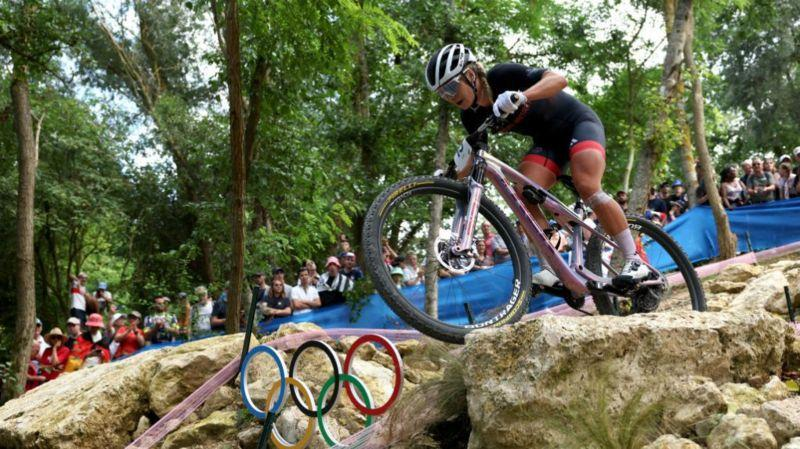
#> input picture images/47bb55f4-340d-429f-91ca-caba9351847a.jpg, 800 x 449 px; the run also reads 1 picture not shown here
$ python media_manager.py
#> lines starting #> are read from the running program, lines starting #| are printed output that depends on the picture
### legacy/python/utils/image_utils.py
"""Image processing utilities - resize, crop, rotate, convert between formats."""

import os
import cv2
import numpy as np
import requests
from io import BytesIO
from PIL import Image


IMAGE_EXTENSIONS = ('.png', '.jpg', '.jpeg', '.bmp', '.webp')
VIDEO_EXTENSIONS = ('.mp4', '.mov', '.avi', '.webm', '.mkv', '.gif')


def is_video_file(file_path: str) -> bool:
    """Check if a file is a video based on extension."""
    return file_path.lower().endswith(VIDEO_EXTENSIONS)


def is_image_file(file_path: str) -> bool:
    """Check if a file is an image based on extension."""
    return file_path.lower().endswith(IMAGE_EXTENSIONS)


# [131 lines left out: functions create_thumbnail, create_video_thumbnail, is_portrait, is_landscape, max_usful_size, resize_image and 4 more, not called in this run]


def cv2_crop_center(image, size, background=None):
    """Crop OpenCV image to specified size from center, expanding with black if needed."""
    height, width = image.shape[:2]
    new_height, new_width = size[:2]

    if new_height > height or new_width > width:
        if background is not None:
            result = background
        else:
            result = np.zeros((new_height, new_width, 3), dtype=np.uint8)

        left = (new_width - width) // 2
        top = (new_height - height) // 2
        right = left + width
        bottom = top + height

        result[top:bottom, left:right] = image
        return result
    else:
        left = (width - new_width) // 2
        top = (height - new_height) // 2
        right = left + new_width
        bottom = top + new_height
        return image[top:bottom, left:right]


def quick_read_image(image_path):
    """Quickly read an image file as OpenCV format."""
    return cv2.cvtColor(np.array(Image.open(image_path)), cv2.COLOR_RGB2BGR)


def cv2_to_pil(cv2_img):
    """Convert OpenCV image (numpy.ndarray) to PIL Image."""
    return Image.fromarray(cv2.cvtColor(cv2_img, cv2.COLOR_BGR2RGB))


# [5 lines left out: function pil_to_cv2, not called in this run]


def cv2_rotate_image(image, angle):
    """Rotate OpenCV image by specified angle (0, 90, 180, 270 optimized)."""
    if angle == 0:
        return image

    if angle == 90:
        rotated_image = cv2.transpose(image)
        rotated_image = cv2.flip(rotated_image, 1)
    elif angle == 180:
        rotated_image = cv2.flip(image, -1)
    elif angle == 270:
        rotated_image = cv2.transpose(image)
        rotated_image = cv2.flip(rotated_image, 0)
    else:
        (h, w) = image.shape[:2]
        center = (w // 2, h // 2)
        M = cv2.getRotationMatrix2D(center, angle, 1.0)
        cos = np.abs(M[0, 0])
        sin = np.abs(M[0, 1])
        new_w = int((h * sin) + (w * cos))
        new_h = int((h * cos) + (w * sin))
        M[0, 2] += (new_w / 2) - center[0]
        M[1, 2] += (new_h / 2) - center[1]
        rotated_image = cv2.warpAffine(image, M, (new_w, new_h))

    return rotated_image


# [98 lines left out: functions overlay_image, overlay_center, resize_to_target, cv_resize_to_target, not called in this run]


def cv_resize_to_target_size(src_image, target_height, target_width, resize_option):
    """Resize OpenCV image to target dimensions using fill or fit option."""
    image_height, image_width = src_image.shape[:2]

    image_aspect = image_width / image_height
    target_aspect = target_width / target_height

    if resize_option == 'fill':
        if image_aspect > target_aspect:
            new_height = target_height
            new_width = int(new_height * image_aspect)
        else:
            new_width = target_width
            new_height = int(new_width / image_aspect)
    elif resize_option == 'fit':
        if image_aspect > target_aspect:
            new_width = target_width
            new_height = int(new_width / image_aspect)
        else:
            new_height = target_height
            new_width = int(new_height * image_aspect)
    else:
        raise ValueError("Invalid resize option. Use 'fill' or 'fit'.")

    if new_width < image_width or new_height < image_height:
        interpolation = cv2.INTER_AREA
    else:
        interpolation = cv2.INTER_LANCZOS4

    resized_image = cv2.resize(src_image, (new_width, new_height), interpolation=interpolation)

    if resize_option == 'fill':
        left = (new_width - target_width) // 2
        top = (new_height - target_height) // 2
        right = left + target_width
        bottom = top + target_height
        cropped_image = resized_image[top:bottom, left:right]
        return cropped_image
    else:
        return resized_image


# [5 lines left out: function read_image_from_url, not called in this run]


def read_image_properties(image_path):
    """Read basic properties of an image or video file."""
    if is_video_file(image_path):
        return read_video_properties(image_path)

    with Image.open(image_path) as img:
#> img is the input picture: PIL image 800x449 RGB; mean R, G, B 101.9, 105.7, 82.2
        properties = {
            "format": img.format,
            "mode": img.mode,
            "size": img.size,
            "info": img.info
        }
    return properties


# [64 lines left out: functions read_video_properties, save_remote_image, create_thumbnails_for_existing_images, not called in this run]

### legacy/python/image_container.py
import base64
import hashlib
import os
# import random
import cv2
import numpy as np
from utils import cv2_crop_center, overlay_center, read_image_from_url, cv_resize_to_target_size, cv2_rotate_image, read_image_properties, is_video_file
from constants import Orientation as ConstOrientation, ScaleMode as ConstScaleMode

from typing import List, Optional, Dict, Tuple
from enum import Enum
import gc

# Global LRU cache for processed images (shared across all ImageContainers)
_processed_image_cache: Dict[str, np.ndarray] = {}
_cache_max_size = 10  # Maximum number of cached processed images
_cache_order: list = []  # Track access order for LRU eviction


def _get_cache_key(file_path: str, target_height: int, target_width: int, scale_mode: str, rotation: int) -> str:
    """Generate a hash-based cache key for processed image parameters."""
    key_str = f"{file_path}|{target_height}|{target_width}|{scale_mode}|{rotation}"
    return hashlib.md5(key_str.encode()).hexdigest()


def _cache_get(key: str) -> Optional[np.ndarray]:
    """Get item from cache and update access order."""
    if key in _processed_image_cache:
        # Move to end (most recently used)
        if key in _cache_order:
            _cache_order.remove(key)
        _cache_order.append(key)
        return _processed_image_cache[key]
    return None


def _cache_put(key: str, image: np.ndarray) -> None:
    """Put item in cache with LRU eviction."""
    global _processed_image_cache, _cache_order

    # Evict oldest if at capacity
    while len(_cache_order) >= _cache_max_size:
        oldest_key = _cache_order.pop(0)
        if oldest_key in _processed_image_cache:
            del _processed_image_cache[oldest_key]

    _processed_image_cache[key] = image
    _cache_order.append(key)


class ImageContainer:

    DEFAULT_THUMBNAIL_DIR = 'thumbnails'

    __slots__ = (
        'file_path', 'thumbnail_path', 'filename', 'source',
        '_image', '_encoded_image', 'thumbnail', 'processed_image',
        'orientation', 'is_portrait', 'target_height', 'target_width',
        'scale_mode', 'rotation', 'thumbnail_height', 'thumbnail_width',
        'has_thumbnail', 'height', 'width', 'is_video', 'video_fps', 'video_frame_count'
    )

    # Keep nested classes for backward compatibility but they now reference the shared enums
    class Orientation(Enum):
        UNSET = 'square'
        PORTRAIT = ConstOrientation.PORTRAIT.value
        LANDSCAPE = ConstOrientation.LANDSCAPE.value
        BOTH = ConstOrientation.BOTH.value

        def __eq__(self, value: object) -> bool:
            return self.value == value

        def __str__(self) -> str:
            return self.value

    class ScaleMode(Enum):
        UNSET = 'unset'
        FILL = ConstScaleMode.FILL.value
        FIT = ConstScaleMode.FIT.value

        def __eq__(self, value: object) -> bool:
            return self.value == value

        def __str__(self) -> str:
            return self.value

    class Source(Enum):
        FILE = 'file'
        URL = 'url'
        BASE64 = 'base64'
        IMAGE = 'image'

        def __eq__(self, value: object) -> bool:
            return super().__eq__(value)

        def __str__(self) -> str:
            return self.value

    #this class ImageContainer is responsible for reading file with opencv and storing the image object in the memory
    #it will keep a record of the orientation of the image
    #it will keep the original image object and the resized image object
    def __init__(self) -> None:
        #strings
        self.file_path: str = None
        self.thumbnail_path: str = None
        self.filename: str = None
        self.source: ImageContainer.Source = None

        #image data
        self._image: np.ndarray = None
        self._encoded_image = None
        self.thumbnail: np.ndarray = None
        self.processed_image: np.ndarray = None
        # self._encoded_processed_image = None

        #properties
        self.orientation = ImageContainer.Orientation.UNSET
        self.is_portrait: bool = False
        self.target_height: int = 0
        self.target_width: int = 0
        self.scale_mode = ImageContainer.ScaleMode.UNSET
        self.rotation = 0

        # Video properties
        self.is_video: bool = False
        self.video_fps: float = 30.0
        self.video_frame_count: int = 0

    # [14 lines left out: function __str__, not called in this run]

    def __eq__(self, other) -> bool:
        if not isinstance(other, ImageContainer):
            return False
        return self.filename == other.filename


    def exists(self) -> bool:
        return os.path.exists(self.file_path)

    @property
    def image(self) -> np.ndarray:
        if self._image is None:
            self.reload_image()

        return self._image

    @image.setter
    def image(self, image: np.ndarray) -> None:
        self._image = image
        if image is not None:
            self.populate_properties()


    # [12 lines of commented-out code are left out]


    def from_file(self, file_path, thumbnail_dir=None, thumbnail_width=100, thumbnail_height=100, read_image=False):
        self.source = ImageContainer.Source.FILE
        #strings
        self.file_path: str = file_path
        self.filename = os.path.basename(file_path)

        # Check if this is a video file
        self.is_video = is_video_file(file_path)

        #image data
        if read_image:
            self.reload_image()

        #properties
        self.thumbnail_height = thumbnail_height
        self.thumbnail_width = thumbnail_width

        #default actions
        self.check_for_thumbnail(thumbnail_dir)         #check if thumbnail exists, if not create one
        self.populate_properties()                      #populate the properties of the image

        return self

    # [51 lines left out: functions from_url, from_image, from_base64, not called in this run]

    def reload_image(self):
        if self._encoded_image is not None:
            print(f'Reloading image from memory')
            self._image = cv2.imdecode(self._encoded_image, cv2.IMREAD_COLOR)
            return

        if self.source == ImageContainer.Source.FILE:
            if self.exists():
                print(f'Reloading image from file {self.filename}')
                if is_video_file(self.file_path):
                    # Extract a frame from video
                    self._image = self._extract_video_frame(self.file_path)
                else:
                    self._image = cv2.imread(self.file_path)

        if self.source == ImageContainer.Source.URL:
            print(f'Reloading image from URL {self.file_path}')
            self._image = read_image_from_url(self.file_path)

        if self._image is not None:
            self._encoded_image = cv2.imencode('.jpg', self._image, [int(cv2.IMWRITE_JPEG_QUALITY), 100])[1]

    # [27 lines left out: function _extract_video_frame, not called in this run]


    def check_processing_parameters(self, target_height=None, target_width=None, scale_mode=None, angle=None):
        #if the processing parameters are different from the current processing parameters, then reprocess the image
        #this is to avoid reprocessing the image if the processing parameters are the same
        #but if the processing parameters are different, then reprocess the image

        #if any parameter is None, then use the current value
        scale_mode = scale_mode if scale_mode is not None else self.scale_mode
        angle = angle if angle is not None else self.rotation
        target_height = target_height if target_height is not None else self.target_height
        target_width = target_width if target_width is not None else self.target_width

        if isinstance(scale_mode, ImageContainer.ScaleMode):
            scale_mode = scale_mode.value

        if self.target_height != target_height or self.target_width != target_width or self.scale_mode != scale_mode or self.rotation != angle:
            # Check cache first
            cache_key = _get_cache_key(self.file_path, target_height, target_width, scale_mode, angle)
            cached = _cache_get(cache_key)
            if cached is not None:
                self.processed_image = cached
                self.target_height = target_height
                self.target_width = target_width
                self.scale_mode = scale_mode
                self.rotation = angle
            elif int(abs(self.rotation - angle)) == 180:
                self.processed_image = cv2_rotate_image(self.processed_image, 180)
                self.rotation = angle
                _cache_put(cache_key, self.processed_image)
            else:
                self.process_image(target_height, target_width, scale_mode, angle)
                _cache_put(cache_key, self.processed_image)
        else:
            if self.processed_image is None:
                cache_key = _get_cache_key(self.file_path, self.target_height, self.target_width, self.scale_mode, self.rotation)
                cached = _cache_get(cache_key)
                if cached is not None:
                    self.processed_image = cached
                else:
                    self.process_image(self.target_height, self.target_width, self.scale_mode, self.rotation)
                    _cache_put(cache_key, self.processed_image)

    def check_for_thumbnail(self, thumbnail_dir):
        #check if thumbnail dir exists, if not create one
        if thumbnail_dir is None:
            os.makedirs(self.DEFAULT_THUMBNAIL_DIR, exist_ok=True)
            thumbnail_dir = self.DEFAULT_THUMBNAIL_DIR

        #check if thumbnail exists, if not create one
        # For videos, use .jpg extension for thumbnails
        if is_video_file(self.file_path):
            thumb_filename = os.path.splitext(self.filename)[0] + '.jpg'
            self.thumbnail_path = os.path.join(thumbnail_dir, thumb_filename)
        else:
            self.thumbnail_path = os.path.join(thumbnail_dir, self.filename)

        if os.path.exists(self.thumbnail_path):
            self.has_thumbnail = True
            # self.check_thumnail_size(self.thumbnail_width, self.thumbnail_height)
        else:
            self.has_thumbnail = False
            self.create_thumbnail(self.thumbnail_width, self.thumbnail_height)

    # [26 lines left out: functions check_thumnail_size, create_thumbnail, not called in this run]

    def populate_properties(self):
        if self._image is None:
            #read the properties from the file without loading the image
            props = read_image_properties(self.file_path)
#> props = 4 items
            size = props['size']
#> size = (800, 449)
            self.width, self.height = size

            # Get video-specific properties
            if self.is_video and 'info' in props:
                self.video_fps = props['info'].get('fps', 30.0)
                self.video_frame_count = props['info'].get('frame_count', 0)
        else:
            self.height, self.width = self._image.shape[:2]

        self.is_portrait = self.height > self.width

        if self.is_portrait:
            self.orientation = ImageContainer.Orientation.PORTRAIT
        else:
            self.orientation = ImageContainer.Orientation.LANDSCAPE

    def get_thumbnail(self) -> Optional[np.ndarray]:
        return self.thumbnail

    def get_image(self) -> Optional[np.ndarray]:
        return self.image

    def get_processed_image(self) -> Optional[np.ndarray]:
        return self.processed_image

    def process_image(self, target_height, target_width, scale_mode, angle):
        if not self.exists() and self._image is None:
            return None

        #do the processing of the image once
        self.target_height = target_height
        self.target_width = target_width
        self.scale_mode = scale_mode
        self.rotation = angle

        self.scale_mode = scale_mode
        self.rotation = angle
        rotated_image = cv2_rotate_image(self.image, self.rotation)
#> call 2 of cv2_rotate_image, with angle = 270
#> in cv2_rotate_image (call 2), `rotated_image = cv2.transpose(image)`:
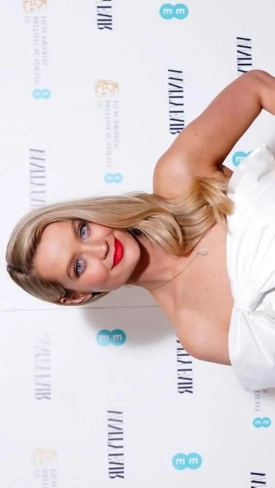
#> rotated_image: shape (976, 549, 3) (shown at 1/2 size); mean B, G, R 207.8, 208.3, 220.9
#> in cv2_rotate_image (call 2), `rotated_image = cv2.transpose(image)`:
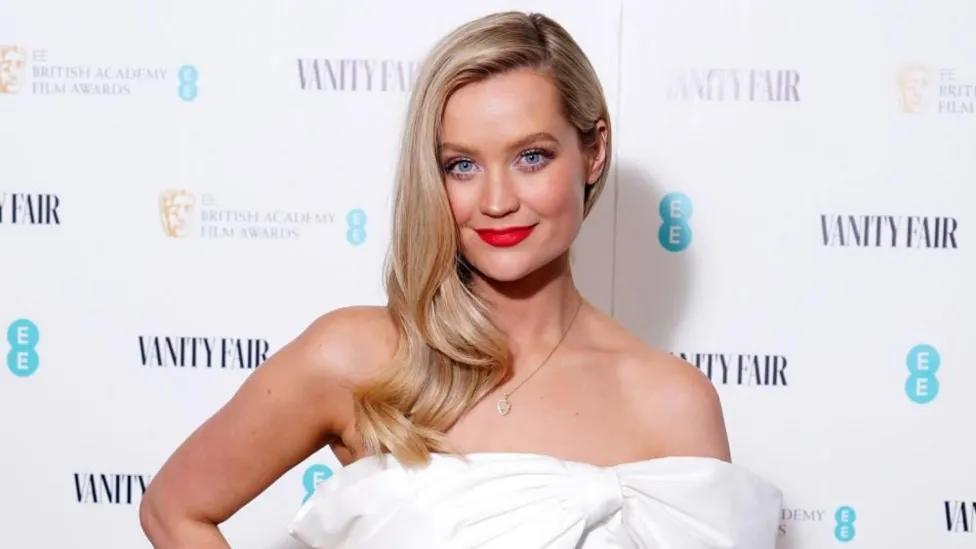
#> image: shape (549, 976, 3); mean B, G, R 207.8, 208.3, 220.9
        self.processed_image = cv_resize_to_target_size(rotated_image, self.target_height, self.target_width, self.scale_mode)
#> (the rest of the program and of its run is left out)
